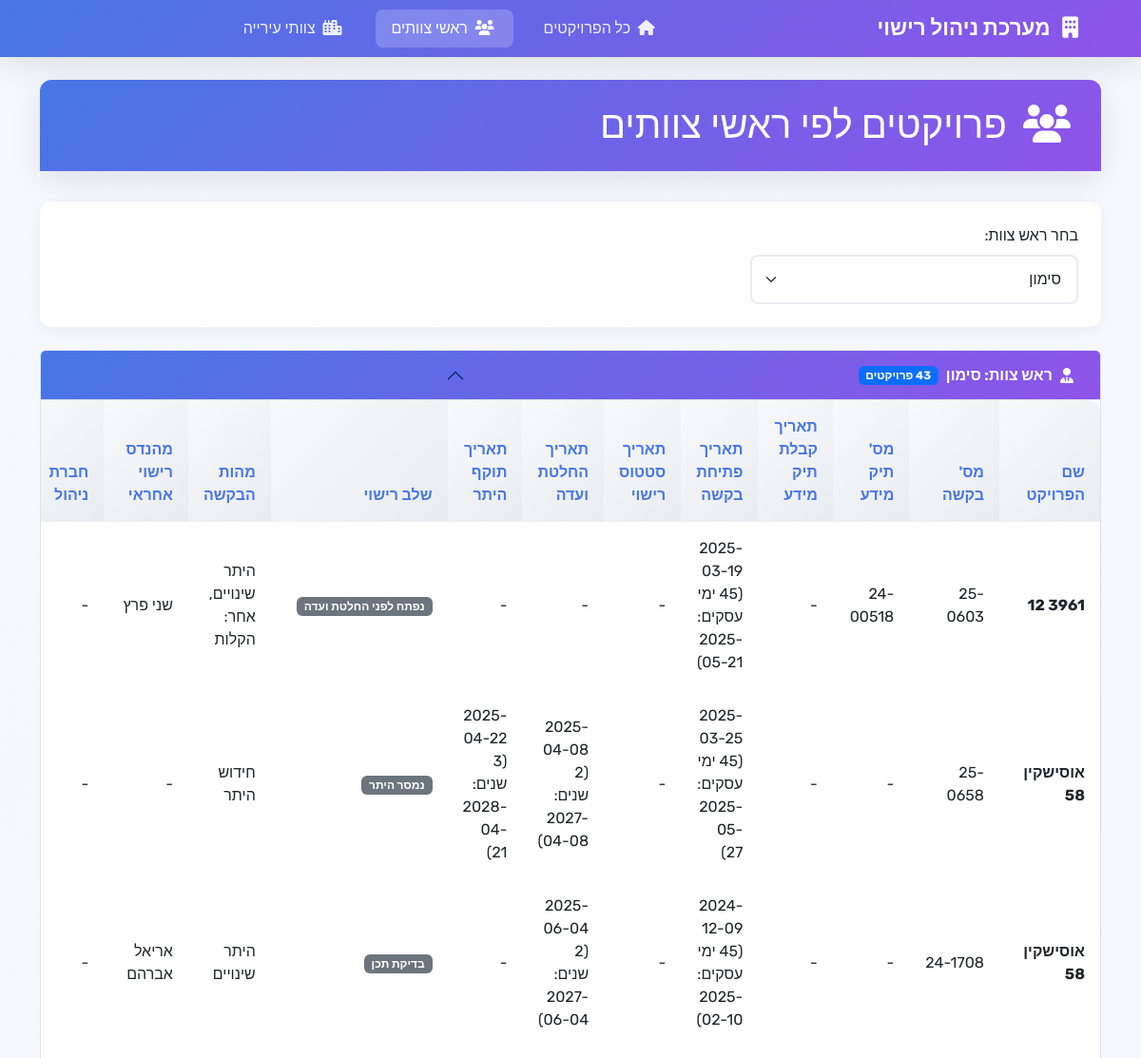
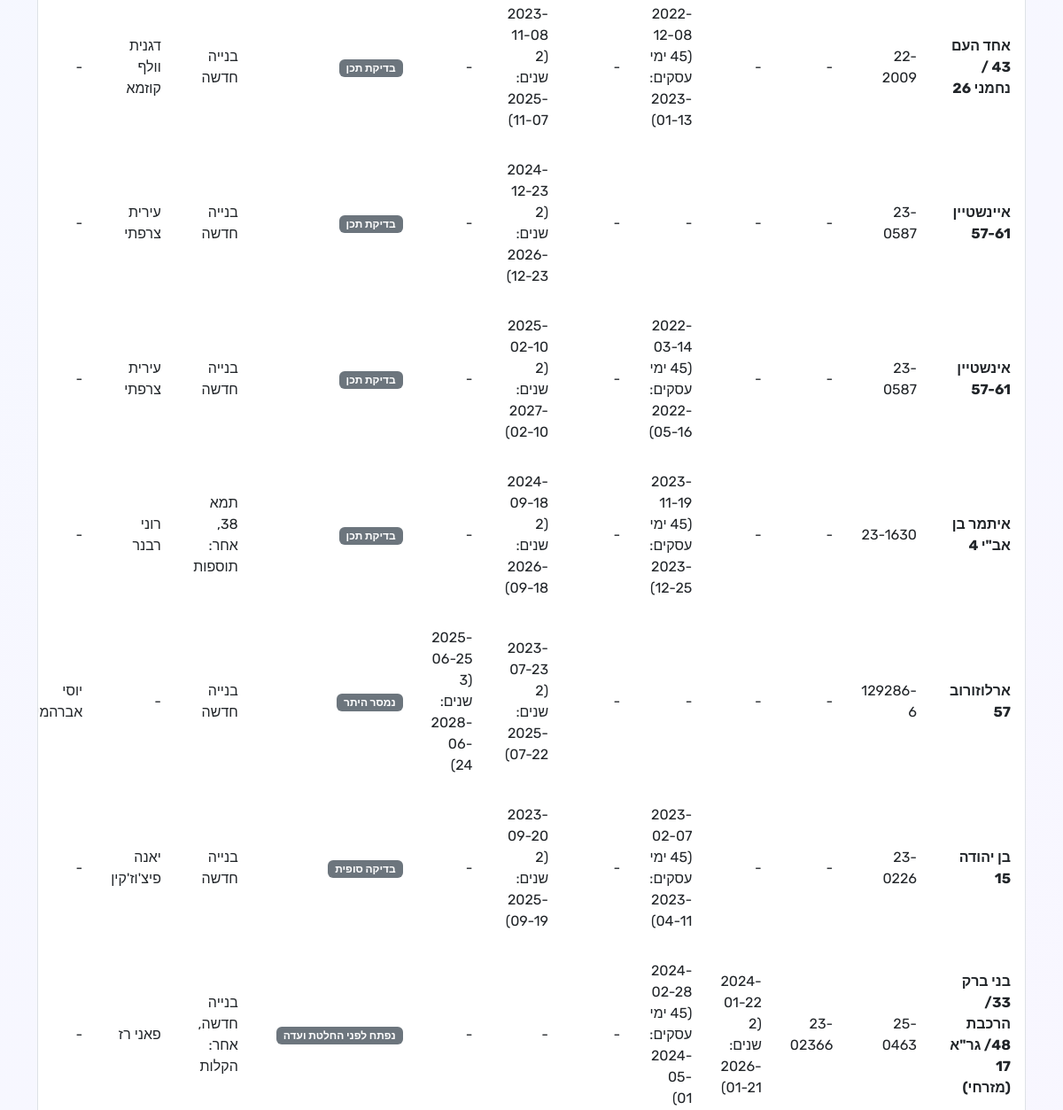
The page /team-leaders?team_leader=סימון (upper part) on the database as committed earlier (2 pictures, top to bottom).
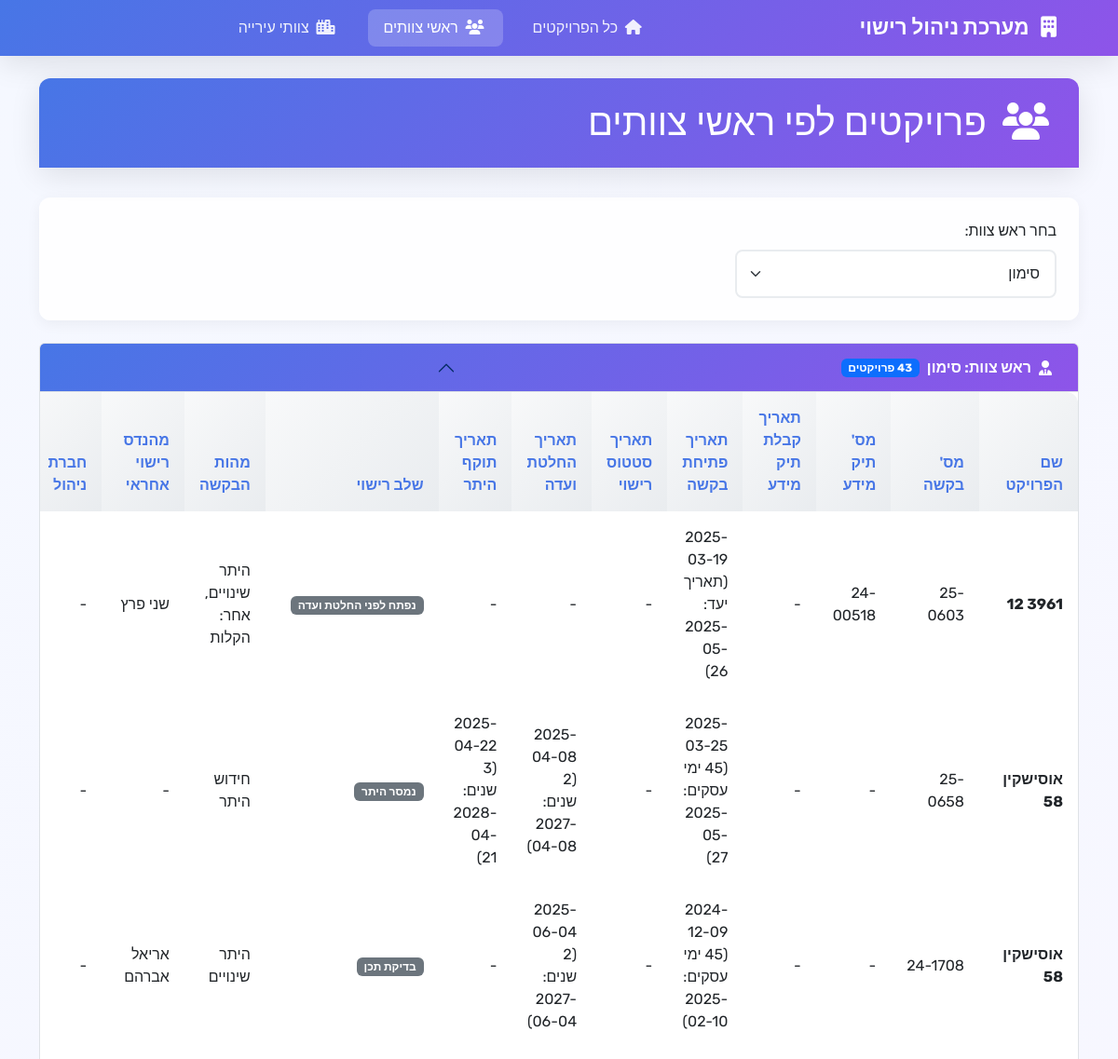
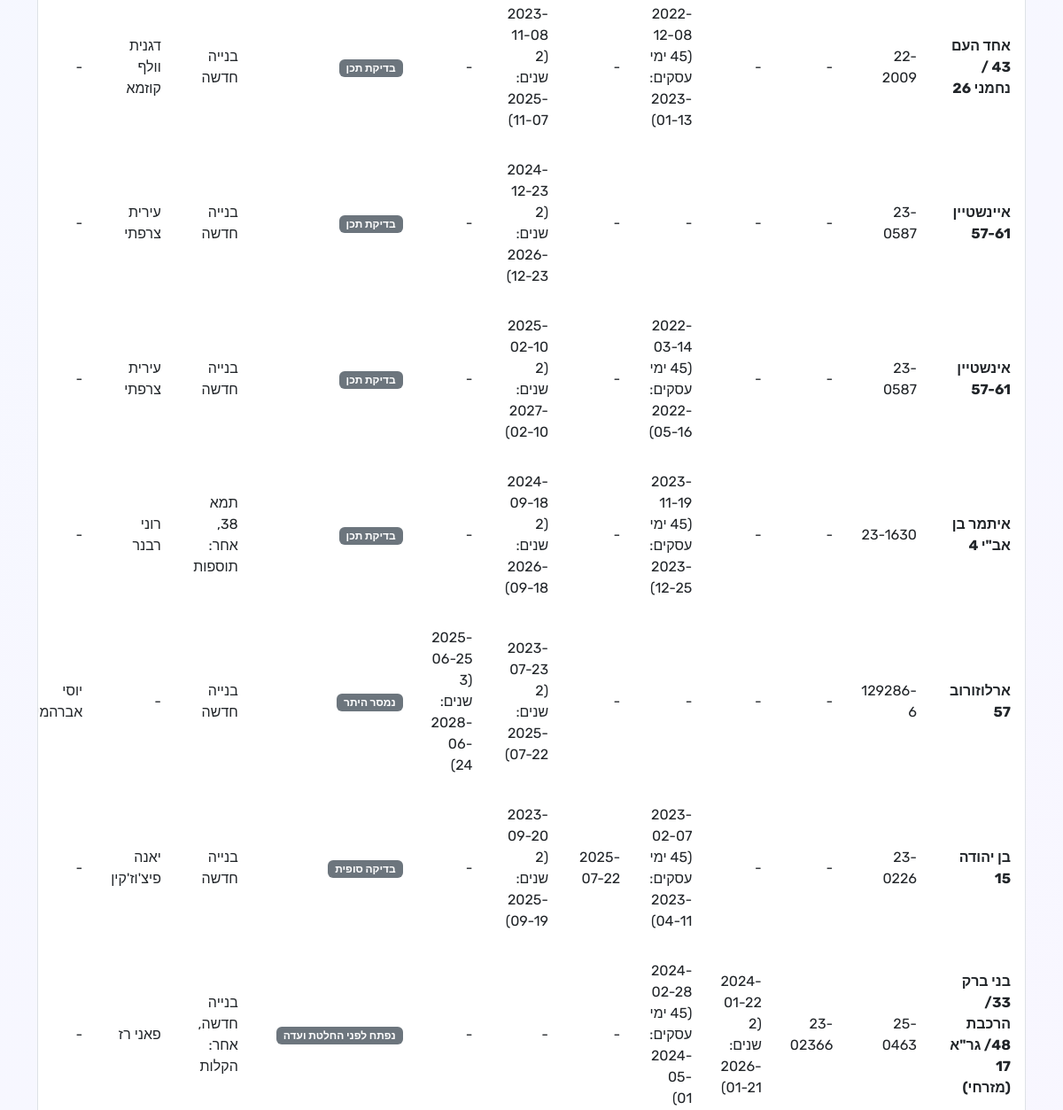
The same page on the database as committed later (2 pictures, top to bottom).
### tables this page shows
CREATE TABLE projects (
                id INTEGER PRIMARY KEY AUTOINCREMENT,
                project_name TEXT NOT NULL,
                request_number TEXT NOT NULL,
                date TEXT NOT NULL,
                team_leader TEXT NOT NULL,
                stage TEXT NOT NULL
            , request_date TEXT, opening_date TEXT, notes TEXT, licensing_engineer TEXT, request_types TEXT, engineer TEXT, info_file_number TEXT, status_date TEXT, management_company TEXT, entrepreneur_name TEXT, architect TEXT, city TEXT, city_team TEXT, committee_date TEXT, permit_validity_date TEXT, info_date_extension INTEGER DEFAULT 0, opening_date_extension INTEGER DEFAULT 0, status_date_extension INTEGER DEFAULT 0, committee_date_extension INTEGER DEFAULT 0, permit_validity_date_extension INTEGER DEFAULT 0);

### app.py (the view)
@app.route('/team-leaders')
def team_leaders():
    conn = get_db_connection()
    team_leaders = conn.execute("""
        SELECT DISTINCT team_leader
        FROM projects
        WHERE team_leader IS NOT NULL AND team_leader != ''
        ORDER BY team_leader
    """).fetchall()
    team_leader_filter = request.args.get('team_leader', '')
    query = """
        SELECT
            id, project_name, request_number, info_file_number,
            date, opening_date, status_date, committee_date, permit_validity_date,
            team_leader, stage, request_types, engineer, management_company,
            entrepreneur_name, architect, city, notes,
            info_date_extension, opening_date_extension, status_date_extension,
            committee_date_extension, permit_validity_date_extension, city_team
        FROM projects
    """
    params = []
    if team_leader_filter:
        query += " WHERE team_leader = ?"
        params.append(team_leader_filter)
    query += " ORDER BY team_leader, project_name"
    projects = conn.execute(query, params).fetchall()
    projects_by_leader = {}
    for project in projects:
        project_dict = dict(project)
        if project_dict.get('date'):
            project_dict['formatted_info_date'] = format_date_with_extension(
                project_dict['date'],
                project_dict.get('info_date_extension', 0),
                'info'
            )
        if project_dict.get('opening_date'):
            project_dict['formatted_opening_date'] = format_date_with_extension(
                project_dict['opening_date'],
                project_dict.get('opening_date_extension', 0),
                'opening'
            )
        if project_dict.get('committee_date'):
            project_dict['formatted_committee_date'] = format_date_with_extension(
                project_dict['committee_date'],
                project_dict.get('committee_date_extension', 0),
                'committee'
            )
        if project_dict.get('permit_validity_date'):
            project_dict['formatted_permit_date'] = format_date_with_extension(
                project_dict['permit_validity_date'],
                project_dict.get('permit_validity_date_extension', 0),
                'permit'
            )
        project_dict['row_color'] = get_row_color_class(project_dict)
        leader = project_dict['team_leader']
        if leader not in projects_by_leader:
            projects_by_leader[leader] = []
        projects_by_leader[leader].append(project_dict)
    conn.close()
    return render_template('team_leaders.html',
                         projects_by_leader=projects_by_leader,
                         team_leaders=[tl['team_leader'] for tl in team_leaders],
                         current_team_leader=team_leader_filter)

### app.py (called while the page is built)
def get_db_connection():
    conn = sqlite3.connect(DATABASE_PATH)
    conn.row_factory = sqlite3.Row
    return conn

def calculate_base_date_by_type(original_date, field_type):
    if field_type == 'opening':
        business_target = calculate_business_days(original_date.strftime('%Y-%m-%d'), 45)
        return datetime.strptime(business_target, '%Y-%m-%d') if business_target else original_date + timedelta(days=180)
    elif field_type in ['info', 'committee']:
        return original_date + timedelta(days=730)
    elif field_type == 'permit':
        return original_date + timedelta(days=1095)
    else:
        return original_date + timedelta(days=180)

def get_base_description(field_type):
    if field_type == 'opening':
        return "45 ימי עסקים"
    elif field_type in ['info', 'committee']:
        return "2 שנים"
    elif field_type == 'permit':
        return "3 שנים"
    else:
        return "בסיס"

### templates/team_leaders.html (shortened to what the changed rows need)
{% extends "base.html" %}
{% block content %}
<div class="row">
    <div class="col-12">
        <div class="card">
            <div class="card-header">
                <h1 class="mb-0">
                    <i class="fas fa-users me-2"></i>
                    פרויקטים לפי ראשי צוותים
                </h1>
            </div>
        </div>
        <div class="accordion" id="teamLeadersAccordion">
            {% for team_leader, projects in projects_by_leader.items() %}
            <div class="accordion-item">
                <h2 class="accordion-header" id="heading{{ loop.index }}">
                    <button class="accordion-button {{ 'collapsed' if not current_team_leader or current_team_leader != team_leader }}"
                            type="button"
                            data-bs-toggle="collapse"
                            data-bs-target="#collapse{{ loop.index }}"
                            aria-expanded="{{ 'true' if current_team_leader == team_leader else 'false' }}"
                            aria-controls="collapse{{ loop.index }}">
                        <i class="fas fa-user-tie me-2"></i>
                        ראש צוות: {{ team_leader }}
                        <span class="badge bg-primary ms-2">{{ projects|length }} פרויקטים</span>
                    </button>
                </h2>
                <div id="collapse{{ loop.index }}"
                     class="accordion-collapse collapse {{ 'show' if current_team_leader == team_leader or not current_team_leader }}"
                     aria-labelledby="heading{{ loop.index }}"
                     data-bs-parent="#teamLeadersAccordion">
                    <div class="accordion-body p-0">
                        <div class="table-responsive">
                            <table class="table table-hover mb-0">
                                <thead>
                                    <tr>
                                        <th>שם הפרויקט</th>
                                        <th>מס' בקשה</th>
                                        <th>מס' תיק מידע</th>
                                        <th>תאריך קבלת תיק מידע</th>
                                        <th>תאריך פתיחת בקשה</th>
                                        <th>תאריך סטטוס רישוי</th>
                                        <th>תאריך החלטת ועדה</th>
                                        <th>תאריך תוקף היתר</th>
                                        <th>שלב רישוי</th>
                                        <th>מהות הבקשה</th>
                                        <th>מהנדס רישוי אחראי</th>
                                        <th>חברת ניהול</th>
                                    </tr>
                                </thead>
                                <tbody>
                                    {% for project in projects %}
                                    <tr class="{% if project.row_color %}row-{{ project.row_color }}{% endif %}">
                                        <td class="fw-bold">{{ project.project_name or '-' }}</td>
                                        <td>{{ project.request_number or '-' }}</td>
                                        <td>{{ project.info_file_number or '-' }}</td>
                                        <td>{{ project.formatted_info_date|safe or project.date or '-' }}</td>
                                        <td>{{ project.formatted_opening_date|safe or project.opening_date or '-' }}</td>
                                        <td>{{ project.status_date or '-' }}</td>
                                        <td>{{ project.formatted_committee_date|safe or project.committee_date or '-' }}</td>
                                        <td>{{ project.formatted_permit_date|safe or project.permit_validity_date or '-' }}</td>
                                        <td>
                                            <span class="badge bg-secondary">{{ project.stage or '-' }}</span>
                                        </td>
                                        <td>{{ project.request_types or '-' }}</td>
                                        <td>{{ project.engineer or '-' }}</td>
                                        <td>{{ project.management_company or '-' }}</td>
                                    </tr>
                                    {% endfor %}
                                </tbody>
                            </table>
                        </div>
                    </div>
                </div>
            </div>
            {% endfor %}
        </div>
    </div>
</div>
{% endblock %}

Rows that differ between the two databases and show on the page:
changed projects "סימון": formatted_opening_date "2025-03-19 (45 ימי עסקים: 2025-05-21)" → "2025-03-19 (תאריך יעד: 2025-05-26)"
changed projects "בן יהודה 15": status_date "-" → "2025-07-22"
